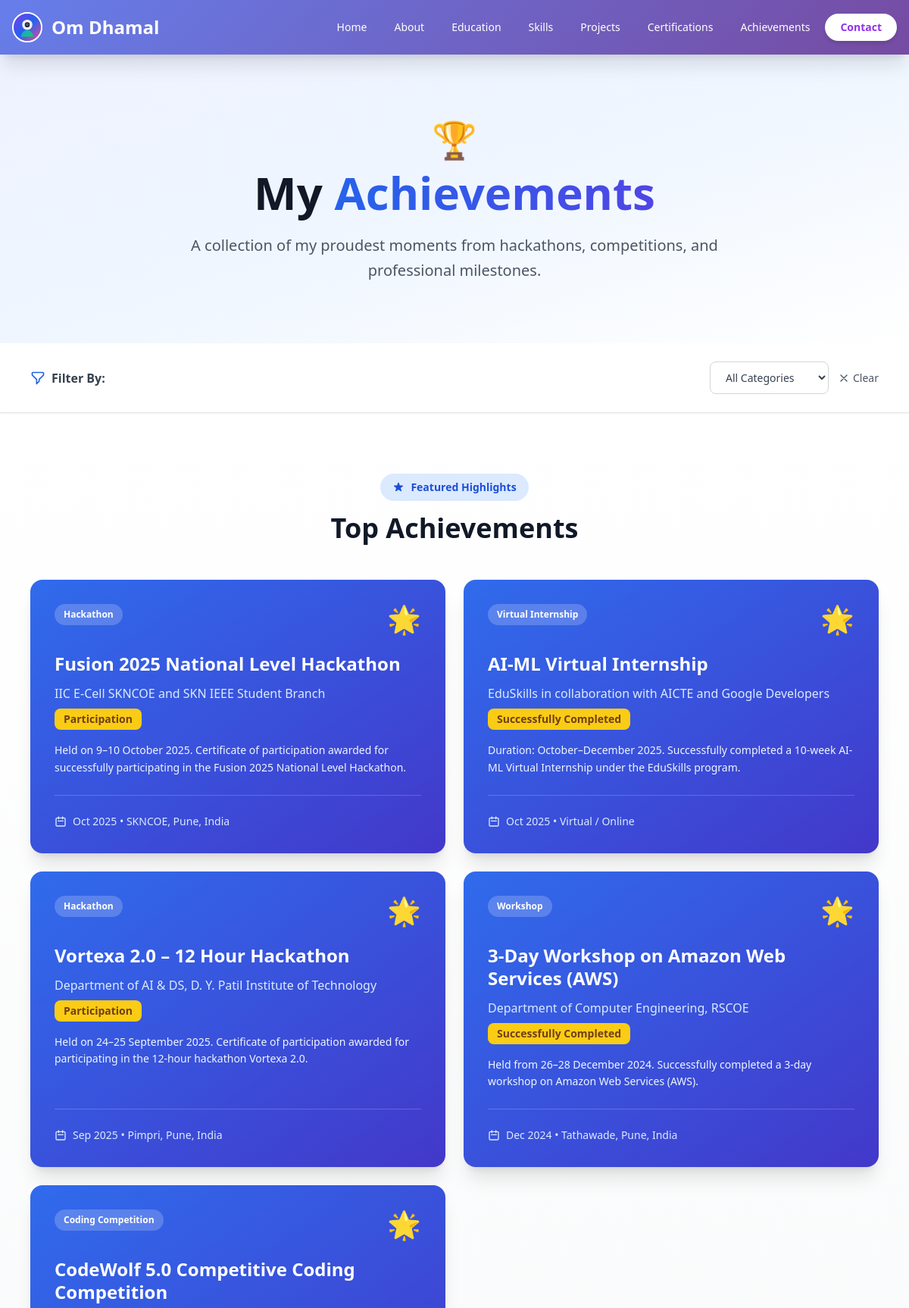
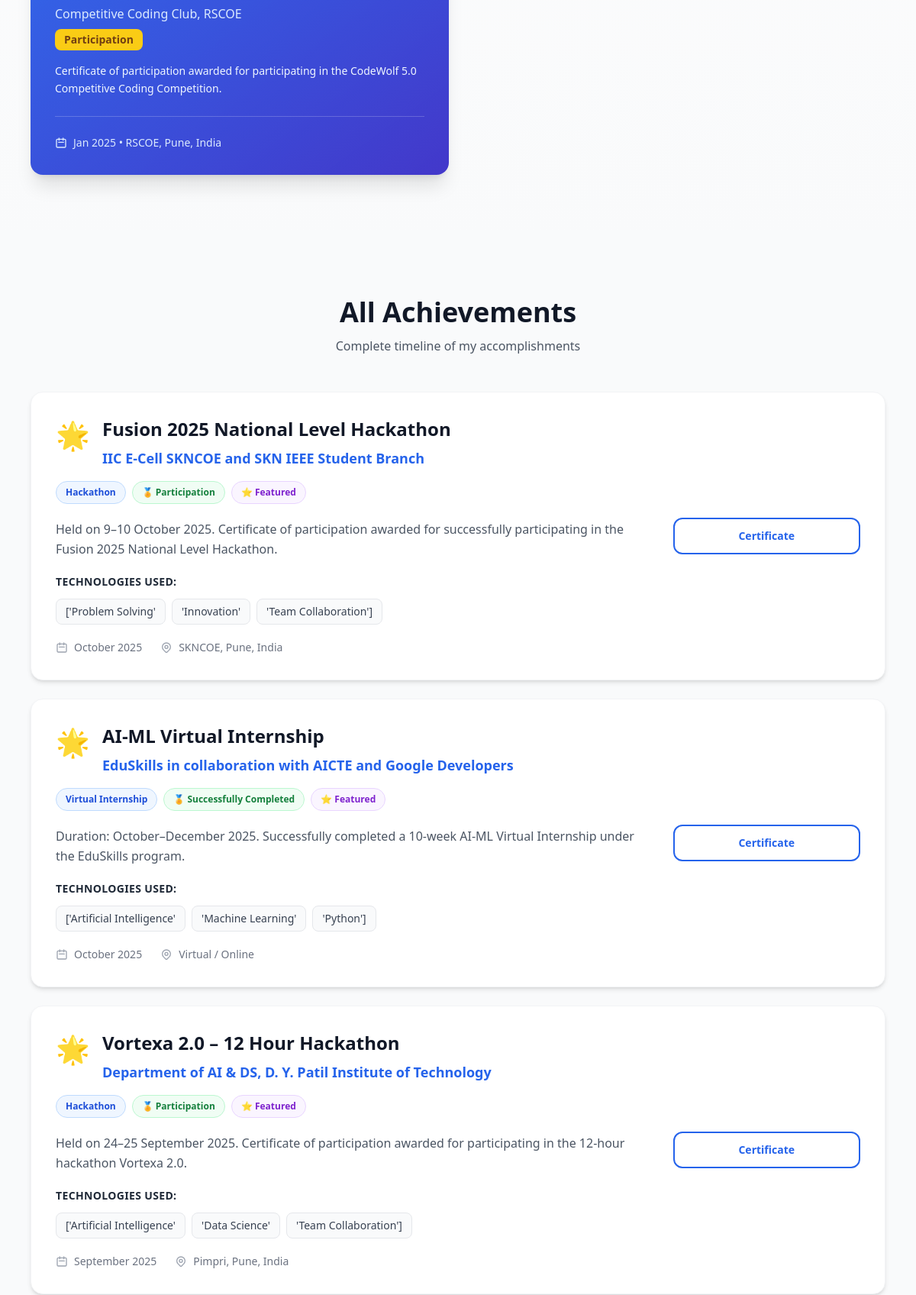
Page /achievements/ (upper part) on the committed database (2 pictures, top to bottom).
### portfolio_app/models.py (models this page shows, shortened)
class Achievement(models.Model):
    CATEGORY_CHOICES = [
        ('hackathon', 'Hackathon'),
        ('competition', 'Competition'),
        ('award', 'Award'),
        ('publication', 'Publication'),
        ('volunteer', 'Volunteer Work'),
        ('leadership', 'Leadership'),
        ('other', 'Other'),
    ]
    title = models.CharField(max_length=200)
    category = models.CharField(max_length=20, choices=CATEGORY_CHOICES, default='other')
    organization = models.CharField(max_length=200)
    date = models.DateField()
    location = models.CharField(max_length=100, blank=True, null=True)
    description = models.TextField()
    result = models.CharField(max_length=100, blank=True, null=True, help_text="e.g., 1st Place, Finalist, etc.")
    project_link = models.URLField(blank=True, null=True)
    certificate_link = models.URLField(blank=True, null=True)
    image = models.ImageField(upload_to='achievements/', blank=True, null=True)
    technologies_used = models.TextField(help_text="Comma-separated list of technologies used", blank=True, null=True)
    display_order = models.IntegerField(default=0)
    featured = models.BooleanField(default=False)
    is_active = models.BooleanField(default=True)
    created_at = models.DateTimeField(auto_now_add=True)
    updated_at = models.DateTimeField(auto_now=True)
    class Meta:
        ordering = ['display_order', '-date']
        verbose_name_plural = "Achievements"
    def get_technologies_list(self):
        if self.technologies_used:
            return [tech.strip() for tech in self.technologies_used.split(',') if tech.strip()]
        return []
    def get_icon(self):
        icons = {
            'hackathon': '💻',
            'competition': '🏆',
            'award': '🎖️',
            'publication': '📄',
            'volunteer': '🤝',
            'leadership': '👥',
            'other': '🌟',
        }
        return icons.get(self.category, '🌟')

### portfolio_app/views.py (the view)
# urls.py: path('achievements/', views.achievements, name='achievements'),
def achievements(request):
    category = request.GET.get('category', '')
    achievements_list = Achievement.objects.filter(is_active=True)
    if category:
        achievements_list = achievements_list.filter(category=category)
    featured_achievements = achievements_list.filter(featured=True)
    context = {
        'achievements': achievements_list,
        'featured_achievements': featured_achievements,
        'category_choices': Achievement.CATEGORY_CHOICES,
        'current_category': category,
    }
    return render(request, 'achievements.html', context)

### portfolio_app/templates/achievements.html (shortened to what this page needs)
{% extends 'base.html' %}
{% block content %}
<section class="pt-24 pb-20 bg-gradient-to-br from-indigo-50 via-blue-50 to-white relative overflow-hidden">
    <div class="absolute inset-0 bg-grid-pattern opacity-5"></div>
    <div class="max-w-6xl mx-auto px-4 text-center relative z-10">
        <div class="inline-block mb-4" data-aos="fade-down">
            <span class="text-5xl">🏆</span>
        </div>
        <h1 class="text-5xl md:text-6xl font-bold text-gray-900 mb-6" data-aos="fade-up">
            My <span class="bg-gradient-to-r from-blue-600 to-indigo-600 bg-clip-text text-transparent">Achievements</span>
        </h1>
        <p class="text-xl text-gray-600 max-w-3xl mx-auto leading-relaxed" data-aos="fade-up" data-aos-delay="100">
            A collection of my proudest moments from hackathons, competitions, and professional milestones.
        </p>
    </div>
</section>
<section class="py-6 bg-white border-b border-gray-200 sticky top-0 z-40 shadow-sm">
    <div class="max-w-6xl mx-auto px-4">
        <div class="flex flex-col md:flex-row gap-4 justify-between items-center">
            <h3 class="text-base font-semibold text-gray-700 flex items-center gap-2">
                Filter By:
            </h3>
            <div class="flex flex-wrap gap-3">
                <select id="categoryFilter" class="border border-gray-300 rounded-lg px-4 py-2.5 text-sm font-medium text-gray-700 focus:outline-none focus:ring-2 focus:ring-blue-500 focus:border-transparent bg-white hover:border-gray-400 transition">
                    <option value="">All Categories</option>
                </select>
                <button id="clearFilters" class="text-sm text-gray-600 hover:text-blue-600 font-medium transition duration-200 flex items-center gap-1">
                    <svg class="w-4 h-4" fill="none" stroke="currentColor" viewBox="0 0 24 24">
                        <path stroke-linecap="round" stroke-linejoin="round" stroke-width="2" d="M6 18L18 6M6 6l12 12"></path>
                    </svg>
                    Clear
                </button>
            </div>
        </div>
    </div>
</section>
{% if featured_achievements %}
<section class="py-20 bg-gradient-to-b from-white to-gray-50">
    <div class="max-w-6xl mx-auto px-4">
        <div class="text-center mb-12" data-aos="fade-up">
            <div class="inline-flex items-center gap-2 bg-blue-100 text-blue-700 px-4 py-2 rounded-full text-sm font-semibold mb-4">
                Featured Highlights
            </div>
            <h2 class="text-3xl md:text-4xl font-bold text-gray-900">Top Achievements</h2>
        </div>
        <div class="grid grid-cols-1 md:grid-cols-2 gap-6">
            {% for achievement in featured_achievements %}
            <div class="group relative bg-gradient-to-br from-blue-600 to-indigo-700 rounded-2xl overflow-hidden shadow-xl hover:shadow-2xl transition-all duration-300" data-aos="fade-up" data-aos-delay="{{ forloop.counter0|add:100 }}">
                <div class="absolute inset-0 bg-gradient-to-br from-white/5 to-transparent"></div>
                <div class="relative p-8 h-full flex flex-col justify-between">
                    <div>
                        <div class="flex justify-between items-start mb-6">
                            <span class="inline-flex items-center gap-1 bg-white/20 backdrop-blur-sm px-3 py-1.5 rounded-full text-xs font-semibold text-white">
                                {{ achievement.get_category_display }}
                            </span>
                            <span class="text-4xl transform group-hover:scale-110 transition duration-300">{{ achievement.get_icon }}</span>
                        </div>
                        <h3 class="text-2xl font-bold text-white mb-3 leading-tight">{{ achievement.title }}</h3>
                        <p class="text-blue-100 font-medium mb-2">{{ achievement.organization }}</p>
                        {% if achievement.result %}
                        <div class="inline-block bg-yellow-400 text-yellow-900 px-3 py-1 rounded-lg text-sm font-bold mb-4">
                            {{ achievement.result }}
                        </div>
                        {% endif %}
                        <p class="text-blue-50 text-sm leading-relaxed">{{ achievement.description|truncatewords:25 }}</p>
                    </div>
                    <div class="flex justify-between items-center mt-6 pt-6 border-t border-white/20">
                        <span class="text-blue-100 text-sm flex items-center gap-2">
                            <svg class="w-4 h-4" fill="none" stroke="currentColor" viewBox="0 0 24 24">
                                <path stroke-linecap="round" stroke-linejoin="round" stroke-width="2" d="M8 7V3m8 4V3m-9 8h10M5 21h14a2 2 0 002-2V7a2 2 0 00-2-2H5a2 2 0 00-2 2v12a2 2 0 002 2z"></path>
                            </svg>
                            {{ achievement.date|date:"M Y" }}
                            {% if achievement.location %} • {{ achievement.location }}{% endif %}
                        </span>
                    </div>
                </div>
            </div>
            {% endfor %}
        </div>
    </div>
</section>
{% endif %}
<section class="py-20 bg-gray-50">
    <div class="max-w-6xl mx-auto px-4">
        <div class="text-center mb-12" data-aos="fade-up">
            <h2 class="text-3xl md:text-4xl font-bold text-gray-900 mb-3">All Achievements</h2>
            <p class="text-gray-600">Complete timeline of my accomplishments</p>
        </div>
        <div class="space-y-6">
            {% for achievement in achievements %}
            <div class="bg-white rounded-2xl shadow-md hover:shadow-xl transition-all duration-300 border border-gray-100 overflow-hidden" data-aos="fade-up" data-aos-delay="{{ forloop.counter0|add:50 }}">
                <div class="p-6 md:p-8">
                    <div class="grid grid-cols-1 lg:grid-cols-4 gap-6">
                        <div class="lg:col-span-3">
                            <div class="flex flex-wrap gap-4 items-start justify-between mb-5">
                                <div class="flex items-start gap-4">
                                    <div class="text-4xl mt-1 flex-shrink-0">{{ achievement.get_icon }}</div>
                                    <div>
                                        <h3 class="text-xl md:text-2xl font-bold text-gray-900 mb-2 leading-tight">{{ achievement.title }}</h3>
                                        <p class="text-base md:text-lg text-blue-600 font-semibold">{{ achievement.organization }}</p>
                                    </div>
                                </div>
                                <div class="flex flex-wrap gap-2">
                                    <span class="inline-flex items-center bg-blue-50 text-blue-700 text-xs font-semibold px-3 py-1.5 rounded-full border border-blue-200">
                                        {{ achievement.get_category_display }}
                                    </span>
                                    {% if achievement.result %}
                                    <span class="inline-flex items-center bg-green-50 text-green-700 text-xs font-semibold px-3 py-1.5 rounded-full border border-green-200">
                                        🏅 {{ achievement.result }}
                                    </span>
                                    {% endif %}
                                    {% if achievement.featured %}
                                    <span class="inline-flex items-center bg-purple-50 text-purple-700 text-xs font-semibold px-3 py-1.5 rounded-full border border-purple-200">
                                        ⭐ Featured
                                    </span>
                                    {% endif %}
                                </div>
                            </div>
                            <p class="text-gray-600 mb-5 leading-relaxed">{{ achievement.description }}</p>
                            {% if achievement.get_technologies_list %}
                            <div class="mb-5">
                                <h4 class="font-semibold text-gray-800 mb-3 text-sm uppercase tracking-wide">Technologies Used:</h4>
                                <div class="flex flex-wrap gap-2">
                                    {% for tech in achievement.get_technologies_list %}
                                    <span class="bg-gray-50 text-gray-700 text-sm px-3 py-1.5 rounded-lg border border-gray-200 font-medium">{{ tech }}</span>
                                    {% endfor %}
                                </div>
                            </div>
                            {% endif %}
                            <div class="flex flex-wrap gap-6 text-sm text-gray-500">
                                <div class="flex items-center gap-2">
                                    <svg class="w-4 h-4 text-gray-400" fill="none" stroke="currentColor" viewBox="0 0 24 24">
                                        <path stroke-linecap="round" stroke-linejoin="round" stroke-width="2" d="M8 7V3m8 4V3m-9 8h10M5 21h14a2 2 0 002-2V7a2 2 0 00-2-2H5a2 2 0 00-2 2v12a2 2 0 002 2z"></path>
                                    </svg>
                                    <span class="font-medium">{{ achievement.date|date:"F Y" }}</span>
                                </div>
                                {% if achievement.location %}
                                <div class="flex items-center gap-2">
                                    <span class="font-medium">{{ achievement.location }}</span>
                                </div>
                                {% endif %}
                            </div>
                        </div>
                        <div class="lg:col-span-1 flex flex-col gap-3 justify-center">
                            {% if achievement.certificate_link %}
                            <a href="{{ achievement.certificate_link }}" target="_blank" class="border-2 border-blue-600 text-blue-600 px-5 py-3 rounded-xl font-semibold hover:bg-blue-600 hover:text-white transition duration-300 text-center text-sm">
                                Certificate
                            </a>
                            {% endif %}
                        </div>
                    </div>
                </div>
            </div>
            {% empty %}
            <div class="text-center py-16 bg-white rounded-2xl shadow-sm">
                <div class="text-gray-300 text-6xl mb-4">🏆</div>
                <h3 class="text-xl font-semibold text-gray-700 mb-2">No achievements found</h3>
                <p class="text-gray-500">Try adjusting your filters to see more achievements.</p>
            </div>
            {% endfor %}
        </div>
    </div>
</section>
{% endblock %}

### portfolio_app/templates/base.html (style rules this page uses)
html { scroll-behavior: smooth; }

### portfolio_app/templates/achievements.html (style rules this page uses)
.bg-grid-pattern { background-image: linear-gradient(to right, rgba(0, 0, 0, 0.05) 1px, transparent 1px), linear-gradient(to bottom, rgba(0, 0, 0, 0.05) 1px, transparent 1px); background-size: 20px 20px; }

### rows in the picture
Achievement: category "Hackathon", get_icon "🌟", title "Fusion 2025 National Level Hackathon", organization "IIC E-Cell SKNCOE and SKN IEEE Student Branch", result "Participation", description "Held on 9–10 October 2025. Certificate of participation awarded for successfully participating in the Fusion 2025 National Level Hackathon.", date "Oct 2025", location "SKNCOE, Pune, India", featured "⭐ Featured", get_technologies_list "['Problem Solving'" "'Innovation'" "'Team Collaboration']", date "October 2025"
Achievement: category "Virtual Internship", get_icon "🌟", title "AI-ML Virtual Internship", organization "EduSkills in collaboration with AICTE and Google Developers", result "Successfully Completed", description "Duration: October–December 2025. Successfully completed a 10-week AI-ML Virtual Internship under the EduSkills program.", date "Oct 2025", location "Virtual / Online", featured "⭐ Featured", get_technologies_list "['Artificial Intelligence'" "'Machine Learning'" "'Python']", date "October 2025"
Achievement: category "Hackathon", get_icon "🌟", title "Vortexa 2.0 – 12 Hour Hackathon", organization "Department of AI & DS, D. Y. Patil Institute of Technology", result "Participation", description "Held on 24–25 September 2025. Certificate of participation awarded for participating in the 12-hour hackathon Vortexa 2.0.", date "Sep 2025", location "Pimpri, Pune, India", featured "⭐ Featured", get_technologies_list "['Artificial Intelligence'" "'Data Science'" "'Team Collaboration']", date "September 2025"
Achievement: category "Workshop", get_icon "🌟", title "3-Day Workshop on Amazon Web Services (AWS)", organization "Department of Computer Engineering, RSCOE", result "Successfully Completed", description "Held from 26–28 December 2024. Successfully completed a 3-day workshop on Amazon Web Services (AWS).", date "Dec 2024", location "Tathawade, Pune, India"
Achievement: category "Coding Competition", get_icon "🌟", title "CodeWolf 5.0 Competitive Coding Competition", organization "Competitive Coding Club, RSCOE", result "Participation", description "Certificate of participation awarded for participating in the CodeWolf 5.0 Competitive Coding Competition.", date "Jan 2025", location "RSCOE, Pune, India"
